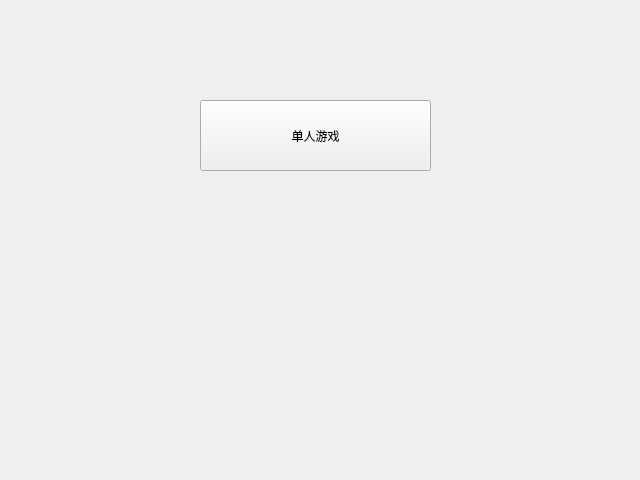
<?xml version="1.0" encoding="UTF-8"?>
<ui version="4.0">
 <class>Form</class>
 <widget class="QWidget" name="Form">
  <property name="geometry">
   <rect>
    <x>0</x>
    <y>0</y>
    <width>640</width>
    <height>480</height>
   </rect>
  </property>
  <property name="windowTitle">
   <string>Form</string>
  </property>
  <widget class="QPushButton" name="pushButtonSingle">
   <property name="geometry">
    <rect>
     <x>200</x>
     <y>100</y>
     <width>231</width>
     <height>71</height>
    </rect>
   </property>
   <property name="text">
    <string>单人游戏</string>
   </property>
  </widget>
 </widget>
 <resources/>
 <connections/>
</ui>
